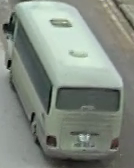
#> input picture data/bus/20170323.0720-0735_300.png_0.png, 134 x 168 px; its folder holds only this picture in this run
$ jupyter execute --allow-errors vehicle-detection.ipynb
#> lines starting #> are read from the running program, lines starting #| are printed output that depends on the picture
[cell 1]
import os
import cv2
import glob
import joblib
import random
import numpy as np
import matplotlib.pyplot as plt
import seaborn as sns

from sklearn.cluster import MiniBatchKMeans
from sklearn.model_selection import train_test_split
from sklearn.preprocessing import StandardScaler
from sklearn.svm import LinearSVC
from sklearn.pipeline import Pipeline
from sklearn.metrics import classification_report, confusion_matrix
from sklearn.decomposition import PCA
from scipy.spatial.distance import cdist
from skimage.feature import hog

# -----------------------
# Reproducibility
# -----------------------
RANDOM_STATE = 42
np.random.seed(RANDOM_STATE)
random.seed(RANDOM_STATE)

# -----------------------
# Paths
# -----------------------
DATA_DIR = "data"
TEST_DIR = "test_data"
OUT_FIG = "outputs/fig"
OUT_MODEL = "outputs/model"

os.makedirs(OUT_FIG, exist_ok=True)
os.makedirs(OUT_MODEL, exist_ok=True)

# -----------------------
# Parameters
# -----------------------
NUM_CLUSTERS = 300
HOG_PARAMS = dict(
    orientations=9,
    pixels_per_cell=(8, 8),
    cells_per_block=(2, 2),
    block_norm="L2-Hys",
    visualize=True
)

### Dataset Overview

[cell 2]
def load_dataset(root):
#> called with root = 'data'
    images, labels = [], []
    label2id = {}
    for idx, cls in enumerate(sorted(os.listdir(root))):
        cls_path = os.path.join(root, cls)
        if not os.path.isdir(cls_path):
            continue
        label2id[cls] = idx
        for img_path in glob.glob(f"{cls_path}/*"):
            img = cv2.imread(img_path)
#> img is the input picture: shape (168, 134, 3); mean B, G, R 128.8, 138.4, 130
            if img is not None:
                images.append(img)
                labels.append(idx)
    return images, np.array(labels), label2id

images, labels, label2id = load_dataset(DATA_DIR)
#> images = 2 items; labels = [0, 1]; label2id = {'bus': 0, 'car': 1}
id2label = {v: k for k, v in label2id.items()}
#> id2label = {0: 'bus', 1: 'car'}

# Visualize samples
samples_per_class = 5
plt.figure(figsize=(12, 3 * len(label2id)))
idx = 1
#> (the rest of this cell did not finish here and is left out)

### Prepocessing

[cell 3]
def preprocess_for_features(img, hog_size=(128, 64)):
#> called with hog_size = (128, 64)
    gray = cv2.cvtColor(img, cv2.COLOR_BGR2GRAY)
    hog_in = cv2.resize(gray, hog_size)
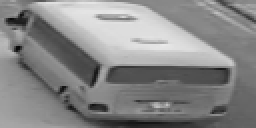
#> hog_in: shape (64, 128) (shown 2 times larger); min 7, max 234, mean 134.6
    return gray, hog_in

sample = images[0]
gray, hog_in = preprocess_for_features(sample)

plt.figure(figsize=(10, 3))

plt.subplot(1, 3, 1)
plt.imshow(cv2.cvtColor(sample, cv2.COLOR_BGR2RGB))
plt.title("Original")
plt.axis("off")

plt.subplot(1, 3, 2)
plt.imshow(gray, cmap="gray")
plt.title("Grayscale (SIFT input)")
plt.axis("off")

plt.subplot(1, 3, 3)
plt.imshow(hog_in, cmap="gray")
plt.title("Resized Grayscale (HOG input)")
plt.axis("off")

plt.tight_layout()
plt.savefig(f"{OUT_FIG}/preprocessing_used.png", dpi=300)
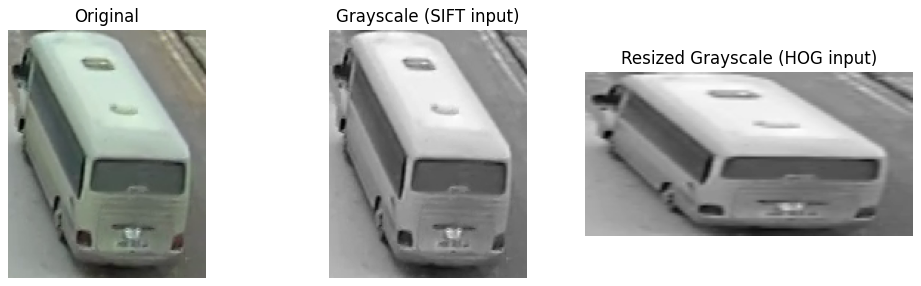
#> figure drawn by matplotlib, 3 panels
plt.show()

### Sift Keypoint Feature Detection

[cell 4]
sift = cv2.SIFT_create()

gray = cv2.cvtColor(sample, cv2.COLOR_BGR2GRAY)
kp, desc = sift.detectAndCompute(gray, None)
#> kp = 109 keypoints; strongest (x, y, size): (11, 19, 2.1), (33, 115, 2.9), (51, 140, 6.5), (74, 54, 38.1)
kp_img = cv2.drawKeypoints(sample, kp, None,flags=cv2.DRAW_MATCHES_FLAGS_DRAW_RICH_KEYPOINTS)
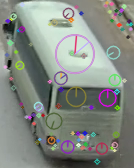
#> kp_img: shape (168, 134, 3); mean B, G, R 130.2, 137.6, 132

plt.figure(figsize=(6, 6))
plt.imshow(cv2.cvtColor(kp_img, cv2.COLOR_BGR2RGB))
plt.title(f"SIFT Keypoints ({len(kp)})")
plt.axis("off")
plt.savefig(f"{OUT_FIG}/sift_keypoints.png", dpi=300)
plt.show()

### SIFT DECSRIPTOR

[cell 5]
def extract_sift(images):
    descriptors = []
    for img in images:
        gray = cv2.cvtColor(img, cv2.COLOR_BGR2GRAY)
        _, desc = sift.detectAndCompute(gray, None)
        descriptors.append(desc)
    return descriptors

#> (the rest of this cell did not finish here and is left out)

### BoVW Training Clustering (with k-means)

[cell 6]
kmeans = MiniBatchKMeans(
    n_clusters=NUM_CLUSTERS,
    random_state=RANDOM_STATE,
    batch_size=10000
)
#> (the rest of this cell did not finish here and is left out)

### Visualization Dictionary BoVW in action from SIFT

#> (a cell that did not finish here is left out)

### BoVW Histogram

[cell 8]
def bow_hist(desc, kmeans):
    hist = np.zeros(NUM_CLUSTERS)
    if desc is not None:
        idx = kmeans.predict(desc)
        for i in idx:
            hist[i] += 1
    return hist / np.linalg.norm(hist)

#> (the rest of this cell did not finish here and is left out)

### Histogram of Oriented Gradients

[cell 9]
gray = cv2.cvtColor(sample, cv2.COLOR_BGR2GRAY)
gray = cv2.resize(gray, (128, 64))
hog_feat, hog_img = hog(gray, **HOG_PARAMS)
#> hog_feat = 3780 values, max 0.605 at index 2488, min 0 at index 46, mean 0.103

plt.figure(figsize=(10, 4))
plt.subplot(1, 2, 1)
plt.imshow(gray, cmap="gray")
plt.title("Input Image"); plt.axis("off")

plt.subplot(1, 2, 2)
plt.imshow(hog_img, cmap="gray")
plt.title("HOG Visualization"); plt.axis("off")

plt.tight_layout()
plt.savefig(f"{OUT_FIG}/hog_visualization.png", dpi=300)
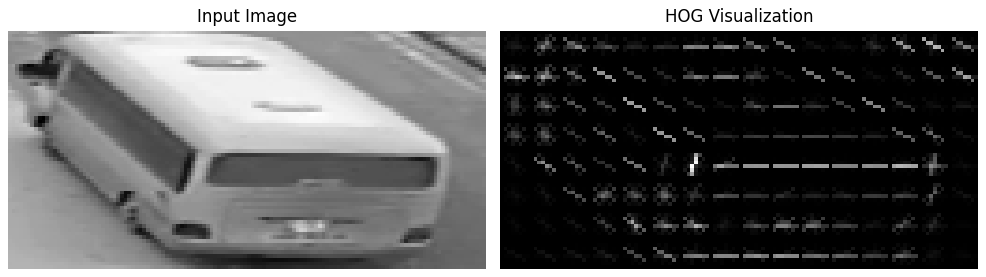
#> figure drawn by matplotlib, 2 panels
plt.show()

### Feature Fusion (Histogram BoVW - HOG)

[cell 10]
def extract_hog(images):
    feats = []
    for img in images:
        gray = cv2.cvtColor(img, cv2.COLOR_BGR2GRAY)
        gray = cv2.resize(gray, (128, 64))
        feat = hog(gray, **HOG_PARAMS)[0]
        feats.append(feat)
    return np.array(feats)

#> (the rest of this cell did not finish here and is left out)

### Training Support Vector Machine

[cell 11]
pipeline = Pipeline([
    ("scaler", StandardScaler()),
    ("svm", LinearSVC(C=1.0, class_weight="balanced", max_iter=5000))
])

#> (the rest of this cell did not finish here and is left out)

### Test Model Performance (Accuracy, Precision, Recall, F1-Score)

#> (a cell that did not finish here is left out)
